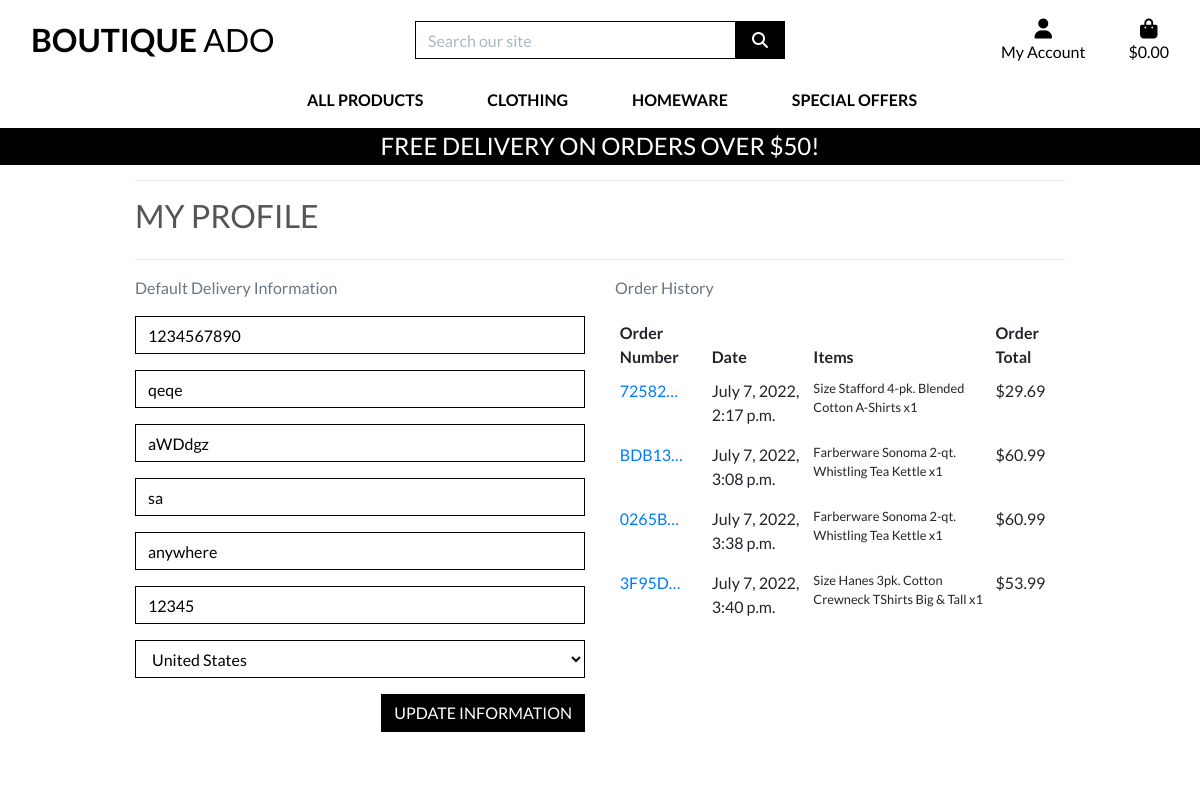
/profile/ (signed in), run on the app's committed database.
### profiles/models.py (models this page shows, shortened)
class UserProfile(models.Model):
    user = models.OneToOneField(User, on_delete=models.CASCADE)
    default_phone_number = models.CharField(max_length=20,
                                            null=True, blank=True)
    default_street_address1 = models.CharField(max_length=80,
                                               null=True, blank=True)
    default_street_address2 = models.CharField(max_length=80,
                                               null=True, blank=True)
    default_town_or_city = models.CharField(max_length=40,
                                            null=True, blank=True)
    default_county = models.CharField(max_length=80, null=True, blank=True)
    default_postcode = models.CharField(max_length=20,
                                        null=True, blank=True)
    default_country = CountryField(blank_label='Country',
                                   null=True, blank=True)

### checkout/models.py (models this page shows, shortened)
class Order(models.Model):
    order_number = models.CharField(max_length=32, null=False, editable=False)
    user_profile = models.ForeignKey(UserProfile, on_delete=models.SET_NULL,
                                     null=True, blank=True, related_name='orders')
    full_name = models.CharField(max_length=50, null=False, blank=False)
    email = models.EmailField(max_length=254, null=False, blank=False)
    phone_number = models.CharField(max_length=20, null=False, blank=False)
    country = CountryField(blank_label='Country *', null=False, blank=False)
    postcode = models.CharField(max_length=20, null=True, blank=True)
    town_or_city = models.CharField(max_length=40, null=False, blank=False)
    street_address1 = models.CharField(max_length=80, null=False, blank=False)
    street_address2 = models.CharField(max_length=80, null=True, blank=True)
    county = models.CharField(max_length=80, null=True, blank=True)
    date = models.DateTimeField(auto_now_add=True)
    delivery_cost = models.DecimalField(max_digits=6, decimal_places=2,
                                        null=False, default=0)
    order_total = models.DecimalField(max_digits=10, decimal_places=2,
                                      null=False, default=0)
    grand_total = models.DecimalField(max_digits=10, decimal_places=2,
                                      null=False, default=0)
    original_bag = models.TextField(null=False, blank=False, default='')
    stripe_pid = models.CharField(max_length=254, null=False,
                                  blank=False, default='')

class OrderLineItem(models.Model):
    order = models.ForeignKey(Order, null=False, blank=False,
                                on_delete=models.CASCADE, related_name='lineitems')
    product = models.ForeignKey(Product, null=False, blank=False,
                                on_delete=models.CASCADE)
    product_size = models.CharField(max_length=2, null=True,
                                     blank=True)  # XS, S, M, L, XL
    quantity = models.IntegerField(null=False, blank=False, default=0)
    lineitem_total = models.DecimalField(max_digits=6, decimal_places=2, null=False,
                                         blank=False, editable=False)

### products/models.py (models this page shows, shortened)
class Product(models.Model):
    category = models.ForeignKey('Category', null=True, blank=True, on_delete=models.SET_NULL)
    sku = models.CharField(max_length=254, null=True, blank=True)
    name = models.CharField(max_length=254)
    description = models.TextField()
    has_sizes = models.BooleanField(default=False, null=True, blank=True)
    price = models.DecimalField(max_digits=6, decimal_places=2)
    rating = models.DecimalField(max_digits=6, decimal_places=2, null=True, blank=True)
    image_url = models.URLField(max_length=1024, null=True, blank=True)
    image = models.ImageField(null=True, blank=True)

### profiles/views.py (the view)
# urls.py: path('profile/', include('profiles.urls')),
@login_required
def profile(request):
    profile = get_object_or_404(UserProfile, user=request.user)
    if request.method == 'POST':
        form = UserProfileForm(request.POST, instance=profile)
        if form.is_valid():
            form.save()
            messages.success(request, 'Profile updated successfully')
        else:
            messages.error(request, 'Update failed. Plese try again')
    else:
        form = UserProfileForm(instance=profile)
    orders = profile.orders.all()
    template = 'profiles/profile.html'
    context = {
        'form': form,
        'orders': orders,
        'on_profile_page': True
    }
    return render(request, template, context)

### profiles/forms.py
class UserProfileForm(forms.ModelForm):
    class Meta:
        model = UserProfile
        exclude = ('user',)
    def __init__(self, *args, **kwargs):
        super().__init__(*args, **kwargs)
        placeholders = {
            'default_phone_number': 'Phone Number',
            'default_postcode': 'Postal Code',
            'default_town_or_city': 'Town or City',
            'default_street_address1': 'Street Address 1',
            'default_street_address2': 'Street Address 2',
            'default_county': 'County, State or Locality',
        }
        self.fields['default_phone_number'].widget.attrs['autofocus'] = True
        for field in self.fields:
            if field != 'default_country':
                if self.fields[field].required:
                    placeholder = f'{placeholders[field]} *'
                else:
                    placeholder = placeholders[field]
                self.fields[field].widget.attrs['placeholder'] = placeholder
            self.fields[field].widget.attrs['class'] = 'border-black rounded-0 profile-form-input'
            self.fields[field].label = False

### bag/contexts.py (called while the page is built, shortened)
def bag_contents(request):
    bag_items = []
    total = 0
    product_count = 0
    bag = request.session.get('bag', {})
    if total < settings.FREE_DELIVERY_THRESHOLD:
        delivery = total * Decimal(settings.STANDARD_DELIVERY_PERCENTAGE / 100)
        free_delivery_delta = settings.FREE_DELIVERY_THRESHOLD - total
    else:
        delivery = 0
        free_delivery_delta = 0
    grand_total = delivery + total
    context = {
        'bag_items': bag_items,
        'total': total,
        'product_count': product_count,
        'delivery': delivery,
        'free_delivery_delta': free_delivery_delta,
        'free_delivery_threshold': settings.FREE_DELIVERY_THRESHOLD,
        'grand_total': grand_total,
    }
    return context

### profiles/templates/profiles/profile.html (shortened to what this page needs)
{% extends "base.html" %}
{% load static %}
{% block extra_css %}
    <link rel="stylesheet" href="{% static 'profiles/css/profile.css' %}">
{% endblock %}
{% block page_header %}
    <div class="container header-container">
    </div>
{% endblock %}
{% block content %}
    <div class="overlay"></div>
    <div class="container">
        <div class="row">
            <div class="col">
                <hr>
                <h2 class="logo-font mb-4">My Profile</h2>
                <hr>
            </div>
        </div>
        <div class="row">
            <div class="col-12 col-lg-6">
                <p class="text-muted">Default Delivery Information</p>
                <form class="mt-3" action="{% url 'profile' %}" method="POST" id="profile-update-form">
                    {{ form|crispy }}
                    <button class="btn btn-black rounded-0 text-uppercase float-right">Update Information</button>
                </form>
            </div>
            <div class="col-12 col-lg-6">
                <p class="text-muted">Order History</p>
                <div class="order-history table-responsive">
                    <table class="table table-sm table-borderless">
                        <thead>
                            <tr>
                                <th>Order Number</th>
                                <th>Date</th>
                                <th>Items</th>
                                <th>Order Total</th>
                            </tr>
                        </thead>
                        <tbody>
                            {% for order in orders %}
                                <tr>
                                    <td>
                                        <a href="{% url 'order_history' order.order_number %}"
                                        title="{{ order.order_number }}">
                                            {{ order.order_number|truncatechars:6 }}
                                        </a>
                                    </td>
                                    <td>{{ order.date }}</td>
                                    <td>
                                        <ul class="list-unstyled">
                                            {% for item in order.lineitems.all %}
                                                <li class="small">
                                                    {% if item.product.has_sizes %}
                                                        Size {{ item.product.size|upper }}
                                                    {% endif %}{{ item.product.name }} x{{ item.quantity }}
                                                </li>
                                            {% endfor %}
                                        </ul>
                                    </td>
                                    <td>${{ order.grand_total }}</td>
                                </tr>
                            {% endfor %}
                        </tbody>
                    </table>
                </div>
            </div>
        </div>
{% endblock %}

### templates/base.html (shortened to what this page needs)
{% load static %}
<!doctype html>
<html lang="en">
  <head>
    {% block corecss %}
        <link rel="stylesheet" href="https://stackpath.bootstrapcdn.com/bootstrap/4.4.1/css/bootstrap.min.css">
        <link rel="stylesheet" href="{% static 'css/base.css' %}">
    {% endblock %}
    {% block extra_css %}
    {% endblock %}
  </head>
  <body>
    <header class="container-fluid fixed-top">
        <div id="topnav" class="row bg-white pt-lg-2 d-none d-lg-flex">
            <div class="col-12 col-lg-4 my-auto py-1 py-lg-0 text-center text-lg-left">
                <a href="{% url 'home' %}" class="nav-link main-logo-link">
                    <h2 class="logo-font text-black my-0"><strong>Boutique</strong> Ado</h2>
                </a>
            </div>
            <div class="col-12 col-lg-4 my-auto py-1 py-lg-0">
                <form method="GET" action="{% url 'products' %}">
                    <div class="input-group w-100">
                        <input class="form-control border border-black rounded-0" type="text" name="q" placeholder="Search our site">
                        <div class="input-group-append">
                            <button class="form-control btn btn-black border border-black rounded-0" type="submit">
                                <span class="icon">
                                    <i class="fas fa-search"></i>
                                </span>
                            </button>
                        </div>
                    </div>
                </form>
            </div>
            <div class="col-12 col-lg-4 my-auto py-1 py-lg-0">
                <ul class="list-inline list-unstyled text-center text-lg-right my-0">
                    <li class="list-inline-item dropdown">
                        <a class="text-black nav-link" href="#" id="user-options" data-toggle="dropdown" aria-haspopup="true" aria-expanded="false">
                            <div class="text-center">
                                <div><i class="fas fa-user fa-lg"></i></div>
                                <p class="my-0">My Account</p>
                            </div>
                        </a>
                    </li>
                    <li class="list-inline-item">
                        <a class="{% if grand_total %}text-info font-weight-bold{% else %}text-black{% endif %} nav-link" href="{% url 'view_bag' %}">
                            <div class="text-center">
                                <div><i class="fas fa-shopping-bag fa-lg"></i></div>
                                <p class="my-0">
                                    {% if grand_total %}
                                        ${{ grand_total|floatformat:2 }}
                                    {% else %}
                                        $0.00
                                    {% endif %}
                                </p>
                            </div>
                        </a>
                    </li>
                </ul>
            </div>
        </div>
        <div class="row bg-white">
            <nav class="navbar navbar-expand-lg navbar-light w-100">
                {% include 'includes/main-nav.html' %}
            </nav>
        </div>
        <div id="delivery-banner" class="row text-center">
            <div class="col bg-black text-white">
                <h4 class="logo-font my-1">Free delivery on orders over ${{ free_delivery_threshold }}!</h4>
            </div>
        </div>
    </header>
    {% block page_header %}
    {% endblock %}
    {% block content %}
    {% endblock %}
  </body>
</html>

### templates/includes/main-nav.html (shortened to what this page needs)
<div class="collapse navbar-collapse" id="main-nav">
    <ul class="navbar-nav w-auto mx-auto">
        <li class="nav-item dropdown">
            <a class="logo-font font-weight-bold nav-link text-black mr-5" href="#" id="all-products-link" data-toggle="dropdown" aria-haspopup="true" aria-expanded="false">
                All Products
            </a>
        </li>
        <li class="nav-item dropdown">
            <a class="logo-font font-weight-bold nav-link text-black mr-5" href="#" id="clothing-link" data-toggle="dropdown" aria-haspopup="true" aria-expanded="false">
                Clothing
            </a>
        </li>
        <li class="nav-item dropdown">
            <a class="logo-font font-weight-bold nav-link text-black mr-5" href="#" id="homeware-link" data-toggle="dropdown" aria-haspopup="true" aria-expanded="false">
                Homeware
            </a>
        </li>
        <li class="nav-item dropdown">
            <a class="logo-font font-weight-bold nav-link text-black" href="#" id="specials-link" data-toggle="dropdown" aria-haspopup="true" aria-expanded="false">
                Special Offers
            </a>
        </li>
    </ul>
</div>

### static/css/base.css (style rules this page uses)
html { height: 100%; }
body { background: url('/media/homepage_background_cropped.jpg') no-repeat center center fixed; background-size: cover; height: calc(100vh - 164px); color: #555; font-family: 'Lato'; }
.icon { align-items: center; display: inline-flex; justify-content: center; height: 1.5rem; width: 1.5rem; }
.logo-font { text-transform: uppercase; }
.main-logo-link { width: fit-content; }
.btn-black { background: black; color: white; }
.text-black { color: #000 !important; }
.border-black { border: 1px solid black !important; }
.bg-black { background: #000 !important; }
.overlay { height: 100%; width: 100%; top: 0; left: 0; position: fixed; background: white; z-index: -1; }
input[name='q']::placeholder { color: #aab7c4; }
@media (min-width: 1200px) { .container { max-width: 80%; } }
@media (min-width: 992px) { .header-container { padding-top: 164px; } }

### profiles/static/profiles/css/profile.css (style rules this page uses)
.order-history { max-height: 419px; overflow-y: auto; }
#profile-update-form .form-control { color: #000; }
#profile-update-form input::placeholder { color: #aab7c4; }
#id_default_country, #id_default_country option:not(:first-child) { color: #000; }

### data on the page
UserProfile: default_phone_number "1234567890", default_street_address1 "qeqe", default_street_address2 "aWDdgz", default_town_or_city "sa", default_county "anywhere", default_postcode "12345", default_country "United States"
Order: order_number "72582…", date "July 7, 2022, 2:17 p.m.", grand_total "29.69"
OrderLineItem: product.name "Stafford 4-pk. Blended Cotton A-Shirts", quantity "1"
Order: order_number "BDB13…", date "July 7, 2022, 3:08 p.m.", grand_total "60.99"
OrderLineItem: product.name "Farberware Sonoma 2-qt. Whistling Tea Kettle", quantity "1"
Order: order_number "0265B…", date "July 7, 2022, 3:38 p.m.", grand_total "60.99"
OrderLineItem: product.name "Farberware Sonoma 2-qt. Whistling Tea Kettle", quantity "1"
Order: order_number "3F95D…", date "July 7, 2022, 3:40 p.m.", grand_total "53.99"
OrderLineItem: product.name "Hanes 3pk. Cotton Crewneck TShirts Big & Tall", quantity "1"

### other printed values
{{ free_delivery_threshold }} "50"
